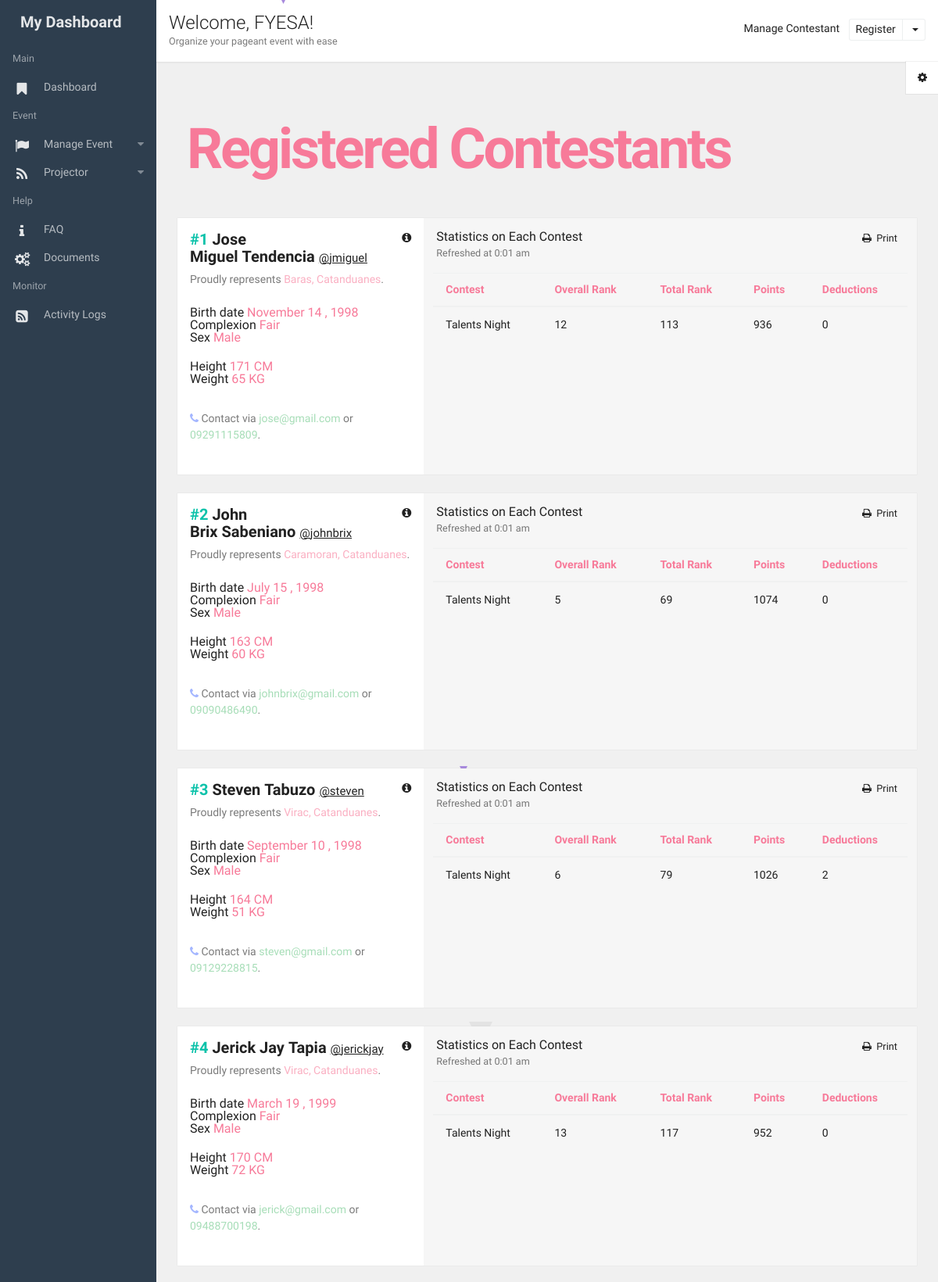
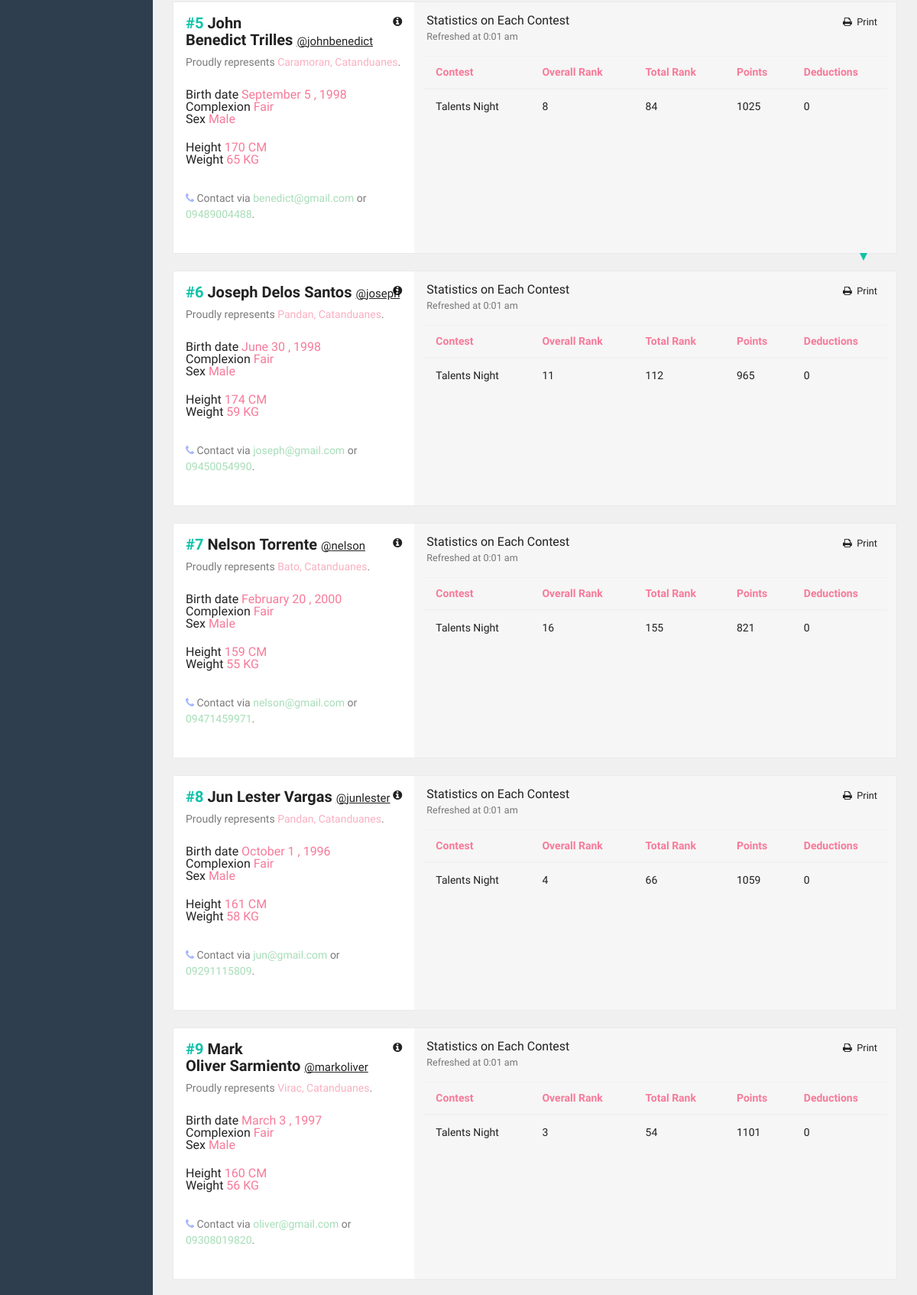
The page /start/organizer_contestant.php?sponsor_id=12&username=fyesa&event_id=42 (signed in, upper part) on the database its author committed (2 pictures, top to bottom).
### tables this page shows
CREATE TABLE `sponsor_organizer` (
  `sponsor_id` int(15) NOT NULL,
  `sponsor_name` varchar(50) NOT NULL,
  `in_charge` varchar(50) NOT NULL,
  `position` varchar(50) NOT NULL,
  `established` varchar(20) NOT NULL,
  `email` varchar(50) NOT NULL,
  `phone_number` varchar(50) NOT NULL,
  `username` varchar(50) NOT NULL,
  `password` varchar(100) NOT NULL,
  `registered_by` int(11) NOT NULL,
  `pass_unhash` varchar(50) NOT NULL
);

CREATE TABLE `contestant_info_table` (
  `contestant_id` int(1) NOT NULL,
  `first_name` varchar(32) NOT NULL,
  `middle_name` varchar(32) NOT NULL,
  `sur_name` varchar(32) NOT NULL,
  `contestant_number` int(8) NOT NULL,
  `birthday` date NOT NULL,
  `sex` varchar(10) NOT NULL,
  `height` varchar(8) NOT NULL,
  `weight` varchar(8) NOT NULL,
  `age` int(11) NOT NULL,
  `complexion` varchar(18) NOT NULL,
  `email` varchar(50) NOT NULL,
  `phone_number` varchar(30) NOT NULL,
  `municipality` varchar(30) NOT NULL,
  `province` varchar(32) NOT NULL,
  `zipcode` int(8) NOT NULL,
  `username` varchar(30) NOT NULL,
  `password` varchar(50) NOT NULL,
  `contestant_code` varchar(20) NOT NULL,
  `event_id_sponsor` int(11) NOT NULL,
  `added_by_sponsor` int(11) NOT NULL,
  `over_all_total` int(11) NOT NULL
);

CREATE TABLE `overall` (
  `increment` int(255) NOT NULL,
  `contest_id` int(11) NOT NULL,
  `contestant_id` int(11) NOT NULL,
  `contestant_number` int(11) NOT NULL,
  `contestant_name` varchar(50) NOT NULL,
  `deductions` int(11) NOT NULL,
  `percentage` decimal(11,0) NOT NULL,
  `total_points` int(11) NOT NULL,
  `rank` int(11) NOT NULL,
  `event_id` int(11) NOT NULL
);

CREATE TABLE `contest` (
  `contest_id` int(11) NOT NULL,
  `contest_name` varchar(40) NOT NULL,
  `event_id` int(11) NOT NULL,
  `added_by_sponsor` int(11) NOT NULL,
  `start` int(11) NOT NULL,
  `top` int(11) NOT NULL
);

### start/organizer_contestant.php (the view, shortened to what this page needs)
<?php
  include("config.php");
    $connection = mysqli_connect($db_host,$db_user,$db_pass,$db_name) or die("Could not connect to database");
    mysqli_select_db($connection,$db_name);
$sponsor_id = $_GET['sponsor_id'];
$username = $_GET['username'];
$event_id = $_GET['event_id'];
 $querSponsorName = "SELECT sponsor_name
                            FROM sponsor_organizer
                                WHERE sponsor_id=$sponsor_id";
    $resSponsorName= mysqli_query($connection, $querSponsorName);
    $rowSponsorName = mysqli_fetch_assoc($resSponsorName);
  ?>
<!DOCTYPE html>
<html lang="en">
<head>
  <link rel="stylesheet" href="../assets/animate.css/animate.min.css" type="text/css" />
  <link rel="stylesheet" href="../assets/glyphicons/glyphicons.css" type="text/css" />
  <link rel="stylesheet" href="../assets/font-awesome/css/font-awesome.min.css" type="text/css" />
  <link rel="stylesheet" href="../assets/material-design-icons/material-design-icons.css" type="text/css" />
  <link rel="stylesheet" href="../assets/bootstrap/dist/css/bootstrap.min.css" type="text/css" />
  <link rel="stylesheet" href="../assets/styles/app.css" type="text/css" />
  <link rel="stylesheet" href="../assets/styles/font.css" type="text/css" />
</head>
<body>
  <div class="app" id="app">
  <div id="aside" class="app-aside modal fade nav-dropdown">
    <div class="left navside dark dk" layout="column">
      <div class="navbar no-radius">
        <a class="navbar-brand">
          <span class="hidden-folded inline">My Dashboard</span>
        </a>
      </div>
      <div flex class="hide-scroll">
          <nav class="scroll nav-light">
              <ul class="nav" ui-nav>
                <li class="nav-header hidden-folded">
                  <small class="text-muted">Main</small>
                </li>
                <li>
                  <a href="organizer.php?username=<?php echo $username ?>&sponsor_id=<?php echo $sponsor_id ?>&event_id=<?php echo($event_id) ?>" >
                    <span class="nav-icon">
                      <i class="material-icons">
                        <span class="fa fa-bookmark"></span>
                      </i>
                    </span>
                    <span class="nav-text">Dashboard</span>
                  </a>
                </li>
                <li class="nav-header hidden-folded">
                  <small class="text-muted">Event</small>
                </li>
                <li>
                  <a>
                    <span class="nav-caret">
                      <i class="fa fa-caret-down"></i>
                    </span>
                    <span class="nav-icon">
                      <i class="material-icons">
                        <span class="fa fa-flag"></span>
                      </i>
                    </span>
                    <span class="nav-text active">Manage Event</span>
                  </a>
                </li>
                <li>
                  <a>
                    <span class="nav-caret">
                      <i class="fa fa-caret-down"></i>
                    </span>
                    <span class="nav-icon">
                      <i class="material-icons">
                        <span class="fa fa-rss"></span>
                      </i>
                    </span>
                    <span class="nav-text">Projector</span>
                  </a>
                </li>
                <li class="nav-header hidden-folded">
                  <small class="text-muted">Help</small>
                </li>
                    <li>
                      <a href="faq.php" >
                                         <span class="nav-icon">
                      <i class="material-icons">
                        <span class="fa fa-info"></span>
                      </i>
                    </span>
                        <span class="nav-text">FAQ</span>
                      </a>
                    </li>
                <li class="hidden-folded" >
                  <a href="docs.html" >
                                     <span class="nav-icon">
                      <i class="material-icons">
                        <span class="fa fa-cogs"></span>
                      </i>
                    </span>
                    <span class="nav-text">Documents</span>
                  </a>
                </li>
                <li class="nav-header hidden-folded">
                  <small class="text-muted">Monitor</small>
                </li>
                    <li>
                      <a href="faq.php" >
                                         <span class="nav-icon">
                      <i class="material-icons">
                        <span class="fa fa-rss-square"></span>
                      </i>
                    </span>
                        <span class="nav-text">Activity Logs</span>
                      </a>
                    </li>
              </ul>
          </nav>
      </div>
    </div>
  </div>
  <div id="content" class="app-content box-shadow-z0" role="main">
<div class="p-a white lt box-shadow">
  <div class="row">
    <div class="col-sm-6">
      <h4 class="m-b-0 _300">Welcome, <?php echo $rowSponsorName['sponsor_name'] ?>!</h4>
      <small class="text-muted">Organize <strong></strong> your pageant event with ease</small>
    </div>
    <div class="col-sm-6 text-sm-right">
      <div class="m-y-sm">
        <span class="m-r-sm">Manage Contestant</span>
        <div class="btn-group dropdown">
              <button class="btn white btn-sm ">Register</button>
              <button class="btn white btn-sm dropdown-toggle" data-toggle="dropdown"></button>
            </div>
          </div>
    </div>
  </div>
</div>
  <div>
      <svg xmlns="http://www.w3.org/2000/svg" viewBox="0 0 48 48" width="5" height="5" style="position:fixed; z-index:0; left:30%; top: 0%" class="animated fadeInDown">
        <path d="M 48 0 L 24 48 L 0 0 Z" fill="#a88add" />
      </svg>
      <svg xmlns="http://www.w3.org/2000/svg" viewBox="0 0 48 48" width="20" height="20" style="position:fixed; z-index:0; right:5%; top: 30%" class="animated fadeInDown">
        <path d="M 48 0 L 24 48 L 0 0 Z" fill="#0cc2aa" />
      </svg>
  </div>
<div class="padding">
      <div class="container ">
          <h2 class="display-3 _700 l-s-n-3x m-t-lg m-b-md"><span class="text-warning">Registered Contestants</span></h2>
        <div class="row m-y-lg">
            <?php
                    $querContestant = "SELECT *
                                        FROM contestant_info_table WHERE event_id_sponsor=$event_id AND added_by_sponsor=$sponsor_id";
                    $resContestant = mysqli_query($connection, $querContestant);
                    while($rowContestant = mysqli_fetch_assoc($resContestant)){
                      $contestant_id = $rowContestant['contestant_id'];
            ?>
      <div class="row-col box" id="printDataHolder<?php echo $contestant_id?>">
        <div class="col-sm-4">
          <div class="box-header">
            <div class="box-tool">
            <ul class="nav">
              <li class="nav-item inline dropdown">
                <a class="nav-link" data-toggle="dropdown">
                  <i class="fa fa-info-circle"></i>
                </a>
              </li>
            </ul>
          </div>
            <h5><strong><span class="text-primary">#<?php echo $rowContestant['contestant_number']?></span>&nbsp<?php echo $rowContestant['first_name']?>&nbsp<?php echo $rowContestant['sur_name']?></strong>&nbsp<span style="font-size: 15px;"><u>@<?php echo $rowContestant['username']?></u></span></h5>
            <p class="text-muted m-b-md">Proudly represents <span class="text-warning"><?php echo $rowContestant['municipality']?>,&nbsp<?php echo $rowContestant['province']?></span>.</p>
          <h3>Birth date <span class="text-warning"> <?php echo  date('F j , Y', strtotime(str_replace('-','/',$rowContestant['birthday']))) ?></span></h3>
          <h3>Complexion <span class="text-warning"><?php echo $rowContestant['complexion']?></span></h3>
          <h3>Sex <span class="text-warning"> <?php echo $rowContestant['sex']?></span></h3>
          <br><h3>Height <span class="text-warning"> <?php echo $rowContestant['height']?>&nbspCM</span></h3>
          <h3>Weight <span class="text-warning"> <?php echo $rowContestant['weight']?>&nbspKG</span></h3>
          </div>
          <div class="box-body">
            <p class="text-muted m-b-md"><span class="fa fa-phone text-info"></span> Contact via <a href="mail-to:<?php echo $rowContestant['email']?>" class="text-success"><?php echo $rowContestant['email']?></a> or <span class="text-success"><?php echo $rowContestant['phone_number']?></span>.</p>
          </div>
            </div>
            <div class="col-sm-8 dker">
              <div class="box-header">
                <h3>Statistics on Each Contest</h3>
                <small>Refreshed <?php print date("\a\\t G:i a", time());?></small>
              </div>
            <div class="box-tool">
            <ul class="nav">
              <li class="nav-item inline dropdown">
                    <a   class="btn btn-xs pull-right hidden-print" ><i class="fa fa-print " onclick="<?php echo $rowContestant['username']?>();"></i>&nbsp Print</a>
              </li>
            </ul>
          </div>
    <div class="col-sm-12">
      <div class="">
        <table class="table table-hover b-t">
          <thead>
            <tr>
              <th class="text-warning">Contest</th>
              <th class="text-warning">Overall Rank</th>
              <th class="text-warning">Total Rank</th>
              <th class="text-warning">Points</th>
              <th class="text-warning">Deductions</th>
            </tr>
          </thead>
          <tbody>
<?php
        $tabulatedQuery = "SELECT contest_id, rank, percentage, total_points, deductions
                                  FROM `overall` WHERE `contestant_id`='$contestant_id';";
        $tabulatedResult = mysqli_query($connection, $tabulatedQuery);
        while($rowTabulated = mysqli_fetch_assoc($tabulatedResult)){
          $contest_id = $rowTabulated['contest_id'];
        $contest = "SELECT contest_name FROM contest WHERE contest_id = $contest_id;";
        $result = mysqli_query($connection, $contest);
                  $row = mysqli_fetch_assoc($result);
?>
            <tr>
              <td><?php echo $row['contest_name'] ?></td>
              <td><?php echo $rowTabulated['rank'] ?></td>
              <td><?php echo $rowTabulated['percentage'] ?></td>
              <td><?php echo $rowTabulated['total_points'] ?></td>
              <td><?php echo $rowTabulated['deductions'] ?></td>
            </tr>
<?php } ?>
          </tbody>
        </table>
      </div>
    </div>
            </div>
        </div>
  <?php } ?>
        </div>
      </div>
    </div>
</div>
  <div id="switcher">
    <div class="switcher box-color dark-white text-color" id="sw-theme">
      <a href ui-toggle-class="active" target="#sw-theme" class="box-color dark-white text-color sw-btn">
        <i class="fa fa-gear"></i>
      </a>
    </div>
  </div>
</body>
</html>

### rows shown on the page
sponsor_organizer: sponsor_name "FYESA"
contestant_info_table: contestant_number "1", first_name "Jose Miguel", sur_name "Tendencia", username "jmiguel", municipality "Baras", province "Catanduanes", birthday "November 14 , 1998", complexion "Fair", sex "Male", height "171", weight "65", email "jose@gmail.com", phone_number "09291115809"
overall: contest.contest_name "Talents Night", rank "12", percentage "113", total_points "936", deductions "0"
contestant_info_table: contestant_number "2", first_name "John Brix", sur_name "Sabeniano", username "johnbrix", municipality "Caramoran", province "Catanduanes", birthday "July 15 , 1998", complexion "Fair", sex "Male", height "163", weight "60", email "johnbrix@gmail.com", phone_number "09090486490"
overall: contest.contest_name "Talents Night", rank "5", percentage "69", total_points "1074", deductions "0"
contestant_info_table: contestant_number "3", first_name "Steven", sur_name "Tabuzo", username "steven", municipality "Virac", province "Catanduanes", birthday "September 10 , 1998", complexion "Fair", sex "Male", height "164", weight "51", email "steven@gmail.com", phone_number "09129228815"
overall: contest.contest_name "Talents Night", rank "6", percentage "79", total_points "1026", deductions "2"
contestant_info_table: contestant_number "4", first_name "Jerick Jay", sur_name "Tapia", username "jerickjay", municipality "Virac", province "Catanduanes", birthday "March 19 , 1999", complexion "Fair", sex "Male", height "170", weight "72", email "jerick@gmail.com", phone_number "09488700198"
overall: contest.contest_name "Talents Night", rank "13", percentage "117", total_points "952", deductions "0"
contestant_info_table: contestant_number "5", first_name "John Benedict", sur_name "Trilles", username "johnbenedict", municipality "Caramoran", province "Catanduanes", birthday "September 5 , 1998", complexion "Fair", sex "Male", height "170", weight "65", email "benedict@gmail.com", phone_number "09489004488"
overall: contest.contest_name "Talents Night", rank "8", percentage "84", total_points "1025", deductions "0"
contestant_info_table: contestant_number "6", first_name "Joseph", sur_name "Delos Santos", username "joseph", municipality "Pandan", province "Catanduanes", birthday "June 30 , 1998", complexion "Fair", sex "Male", height "174", weight "59", email "joseph@gmail.com", phone_number "09450054990"
overall: contest.contest_name "Talents Night", rank "11", percentage "112", total_points "965", deductions "0"
contestant_info_table: contestant_number "7", first_name "Nelson", sur_name "Torrente", username "nelson", municipality "Bato", province "Catanduanes", birthday "February 20 , 2000", complexion "Fair", sex "Male", height "159", weight "55", email "nelson@gmail.com", phone_number "09471459971"
overall: contest.contest_name "Talents Night", rank "16", percentage "155", total_points "821", deductions "0"
contestant_info_table: contestant_number "8", first_name "Jun Lester", sur_name "Vargas", username "junlester", municipality "Pandan", province "Catanduanes", birthday "October 1 , 1996", complexion "Fair", sex "Male", height "161", weight "58", email "jun@gmail.com", phone_number "09291115809"
overall: contest.contest_name "Talents Night", rank "4", percentage "66", total_points "1059", deductions "0"
contestant_info_table: contestant_number "9", first_name "Mark Oliver", sur_name "Sarmiento", username "markoliver", municipality "Virac", province "Catanduanes", birthday "March 3 , 1997", complexion "Fair", sex "Male", height "160", weight "56", email "oliver@gmail.com", phone_number "09308019820"
overall: contest.contest_name "Talents Night", rank "3", percentage "54", total_points "1101", deductions "0"
